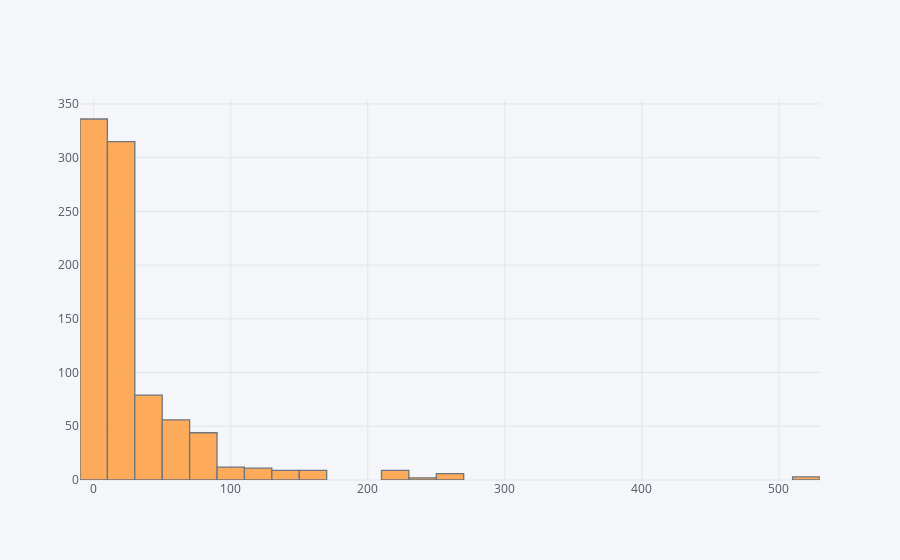

The notebook cell saved with this chart:
### Code cell
train['Fare'].iplot(kind='hist',bins=30)

### Figure 1 — Plotly figure (JSON) as saved in the notebook; plotly's stock layout.template omitted (floating-point values rounded to 4 significant figures; data arrays with more than 128 entries replaced by an {"elided": "..."} marker saying what was removed)
{"data": [{"histfunc": "count", "histnorm": "", "marker": {"color": "rgba(255, 153, 51, 1.0)", "line": {"color": "#4D5663", "width": 1.3}}, "name": "Fare", "nbinsx": 30, "opacity": 0.8, "orientation": "v", "type": "histogram", "x": {"elided": "891 float values"}}], "layout": {"barmode": "overlay", "legend": {"bgcolor": "#F5F6F9", "font": {"color": "#4D5663"}}, "paper_bgcolor": "#F5F6F9", "plot_bgcolor": "#F5F6F9", "title": {"font": {"color": "#4D5663"}}, "xaxis": {"gridcolor": "#E1E5ED", "showgrid": true, "tickfont": {"color": "#4D5663"}, "title": {"font": {"color": "#4D5663"}, "text": ""}, "zerolinecolor": "#E1E5ED"}, "yaxis": {"gridcolor": "#E1E5ED", "showgrid": true, "tickfont": {"color": "#4D5663"}, "title": {"font": {"color": "#4D5663"}, "text": ""}, "zerolinecolor": "#E1E5ED"}}}
